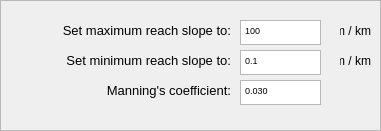
      <widget class="QFrame" name="frame_2">
       <property name="geometry">
        <rect>
         <x>0</x>
         <y>230</y>
         <width>381</width>
         <height>131</height>
        </rect>
       </property>
       <property name="frameShape">
        <enum>QFrame::StyledPanel</enum>
       </property>
       <property name="frameShadow">
        <enum>QFrame::Raised</enum>
       </property>
       <widget class="QLabel" name="label_6">
        <property name="geometry">
         <rect>
          <x>10</x>
          <y>20</y>
          <width>221</width>
          <height>21</height>
         </rect>
        </property>
        <property name="font">
         <font>
          <pointsize>10</pointsize>
         </font>
        </property>
        <property name="text">
         <string>Set maximum reach slope to:</string>
        </property>
        <property name="alignment">
         <set>Qt::AlignRight|Qt::AlignTrailing|Qt::AlignVCenter</set>
        </property>
       </widget>
       <widget class="QLabel" name="label_7">
        <property name="geometry">
         <rect>
          <x>10</x>
          <y>50</y>
          <width>221</width>
          <height>21</height>
         </rect>
        </property>
        <property name="font">
         <font>
          <pointsize>10</pointsize>
         </font>
        </property>
        <property name="text">
         <string>Set minimum reach slope to:</string>
        </property>
        <property name="alignment">
         <set>Qt::AlignRight|Qt::AlignTrailing|Qt::AlignVCenter</set>
        </property>
       </widget>
       <widget class="QLabel" name="label_8">
        <property name="geometry">
         <rect>
          <x>20</x>
          <y>80</y>
          <width>211</width>
          <height>21</height>
         </rect>
        </property>
        <property name="font">
         <font>
          <pointsize>10</pointsize>
         </font>
        </property>
        <property name="text">
         <string>Manning's coefficient:</string>
        </property>
        <property name="alignment">
         <set>Qt::AlignRight|Qt::AlignTrailing|Qt::AlignVCenter</set>
        </property>
       </widget>
       <widget class="QTextEdit" name="geo_smax">
        <property name="enabled">
         <bool>true</bool>
        </property>
        <property name="geometry">
         <rect>
          <x>240</x>
          <y>20</y>
          <width>81</width>
          <height>25</height>
         </rect>
        </property>
        <property name="minimumSize">
         <size>
          <width>1</width>
          <height>0</height>
         </size>
        </property>
        <property name="font">
         <font>
          <pointsize>7</pointsize>
         </font>
        </property>
        <property name="mouseTracking">
         <bool>false</bool>
        </property>
        <property name="html">
         <string>&lt;!DOCTYPE HTML PUBLIC &quot;-//W3C//DTD HTML 4.0//EN&quot; &quot;http://www.w3.org/TR/REC-html40/strict.dtd&quot;&gt;
&lt;html&gt;&lt;head&gt;&lt;meta name=&quot;qrichtext&quot; content=&quot;1&quot; /&gt;&lt;style type=&quot;text/css&quot;&gt;
p, li { white-space: pre-wrap; }
&lt;/style&gt;&lt;/head&gt;&lt;body style=&quot; font-family:'MS Shell Dlg 2'; font-size:7pt; font-weight:400; font-style:normal;&quot;&gt;
&lt;p style=&quot; margin-top:0px; margin-bottom:0px; margin-left:0px; margin-right:0px; -qt-block-indent:0; text-indent:0px;&quot;&gt;100&lt;/p&gt;&lt;/body&gt;&lt;/html&gt;</string>
        </property>
        <property name="overwriteMode">
         <bool>false</bool>
        </property>
       </widget>
       <widget class="QTextEdit" name="geo_smin">
        <property name="enabled">
         <bool>true</bool>
        </property>
        <property name="geometry">
         <rect>
          <x>240</x>
          <y>50</y>
          <width>81</width>
          <height>25</height>
         </rect>
        </property>
        <property name="minimumSize">
         <size>
          <width>1</width>
          <height>0</height>
         </size>
        </property>
        <property name="font">
         <font>
          <pointsize>7</pointsize>
         </font>
        </property>
        <property name="mouseTracking">
         <bool>false</bool>
        </property>
        <property name="html">
         <string>&lt;!DOCTYPE HTML PUBLIC &quot;-//W3C//DTD HTML 4.0//EN&quot; &quot;http://www.w3.org/TR/REC-html40/strict.dtd&quot;&gt;
&lt;html&gt;&lt;head&gt;&lt;meta name=&quot;qrichtext&quot; content=&quot;1&quot; /&gt;&lt;style type=&quot;text/css&quot;&gt;
p, li { white-space: pre-wrap; }
&lt;/style&gt;&lt;/head&gt;&lt;body style=&quot; font-family:'MS Shell Dlg 2'; font-size:7pt; font-weight:400; font-style:normal;&quot;&gt;
&lt;p style=&quot; margin-top:0px; margin-bottom:0px; margin-left:0px; margin-right:0px; -qt-block-indent:0; text-indent:0px;&quot;&gt;0.1&lt;/p&gt;&lt;/body&gt;&lt;/html&gt;</string>
        </property>
        <property name="overwriteMode">
         <bool>false</bool>
        </property>
       </widget>
       <widget class="QTextEdit" name="geo_nman">
        <property name="enabled">
         <bool>true</bool>
        </property>
        <property name="geometry">
         <rect>
          <x>240</x>
          <y>80</y>
          <width>81</width>
          <height>25</height>
         </rect>
        </property>
        <property name="minimumSize">
         <size>
          <width>1</width>
          <height>0</height>
         </size>
        </property>
        <property name="font">
         <font>
          <pointsize>7</pointsize>
         </font>
        </property>
        <property name="mouseTracking">
         <bool>false</bool>
        </property>
        <property name="html">
         <string>&lt;!DOCTYPE HTML PUBLIC &quot;-//W3C//DTD HTML 4.0//EN&quot; &quot;http://www.w3.org/TR/REC-html40/strict.dtd&quot;&gt;
&lt;html&gt;&lt;head&gt;&lt;meta name=&quot;qrichtext&quot; content=&quot;1&quot; /&gt;&lt;style type=&quot;text/css&quot;&gt;
p, li { white-space: pre-wrap; }
&lt;/style&gt;&lt;/head&gt;&lt;body style=&quot; font-family:'MS Shell Dlg 2'; font-size:7pt; font-weight:400; font-style:normal;&quot;&gt;
&lt;p style=&quot; margin-top:0px; margin-bottom:0px; margin-left:0px; margin-right:0px; -qt-block-indent:0; text-indent:0px;&quot;&gt;0.030&lt;/p&gt;&lt;/body&gt;&lt;/html&gt;</string>
        </property>
        <property name="overwriteMode">
         <bool>false</bool>
        </property>
       </widget>
       <widget class="QLabel" name="label_9">
        <property name="geometry">
         <rect>
          <x>340</x>
          <y>20</y>
          <width>31</width>
          <height>21</height>
         </rect>
        </property>
        <property name="text">
         <string>m / km</string>
        </property>
        <property name="alignment">
         <set>Qt::AlignRight|Qt::AlignTrailing|Qt::AlignVCenter</set>
        </property>
       </widget>
       <widget class="QLabel" name="label_10">
        <property name="geometry">
         <rect>
          <x>340</x>
          <y>50</y>
          <width>31</width>
          <height>21</height>
         </rect>
        </property>
        <property name="text">
         <string>m / km</string>
        </property>
        <property name="alignment">
         <set>Qt::AlignRight|Qt::AlignTrailing|Qt::AlignVCenter</set>
        </property>
       </widget>
      </widget>
